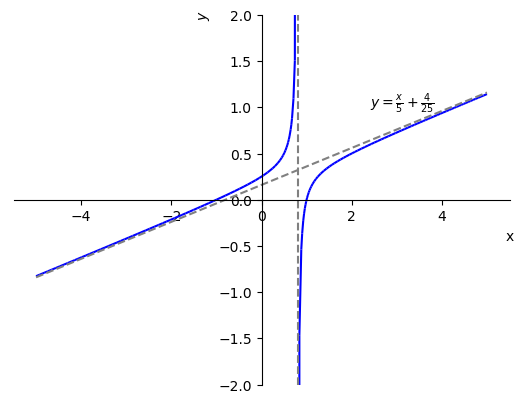

This chart was generated by the following Python code:
from sympy import *
import numpy as np
var('x',real=True)

p1 = plot((x**2-1)/(5*x-4),(x,-5,4/5-0.001),line_color='blue',show=False)
p2 = plot((x**2-1)/(5*x-4),(x,4/5+0.001,5),line_color='blue',show=False)
p = p1
p.extend(p2)
p.ylabel = '$y$'
p.save('fig_ex_ass_obl.png')

fig = p._backend.fig
ax = fig.axes[0]
ax.set_ylim((-2,2))
ax.plot([4/5,4/5],[-2,2],ls='--',color='gray')
xx = np.linspace(-5,5)
ax.plot(xx,1/5*xx+4/25,ls='--',color='gray')
ax.text(2.4,1,'$y = \\frac{x}{5}+\\frac{4}{25}$')
fig.savefig('fig_ex_ass_obl.png', bbox_inches='tight')
